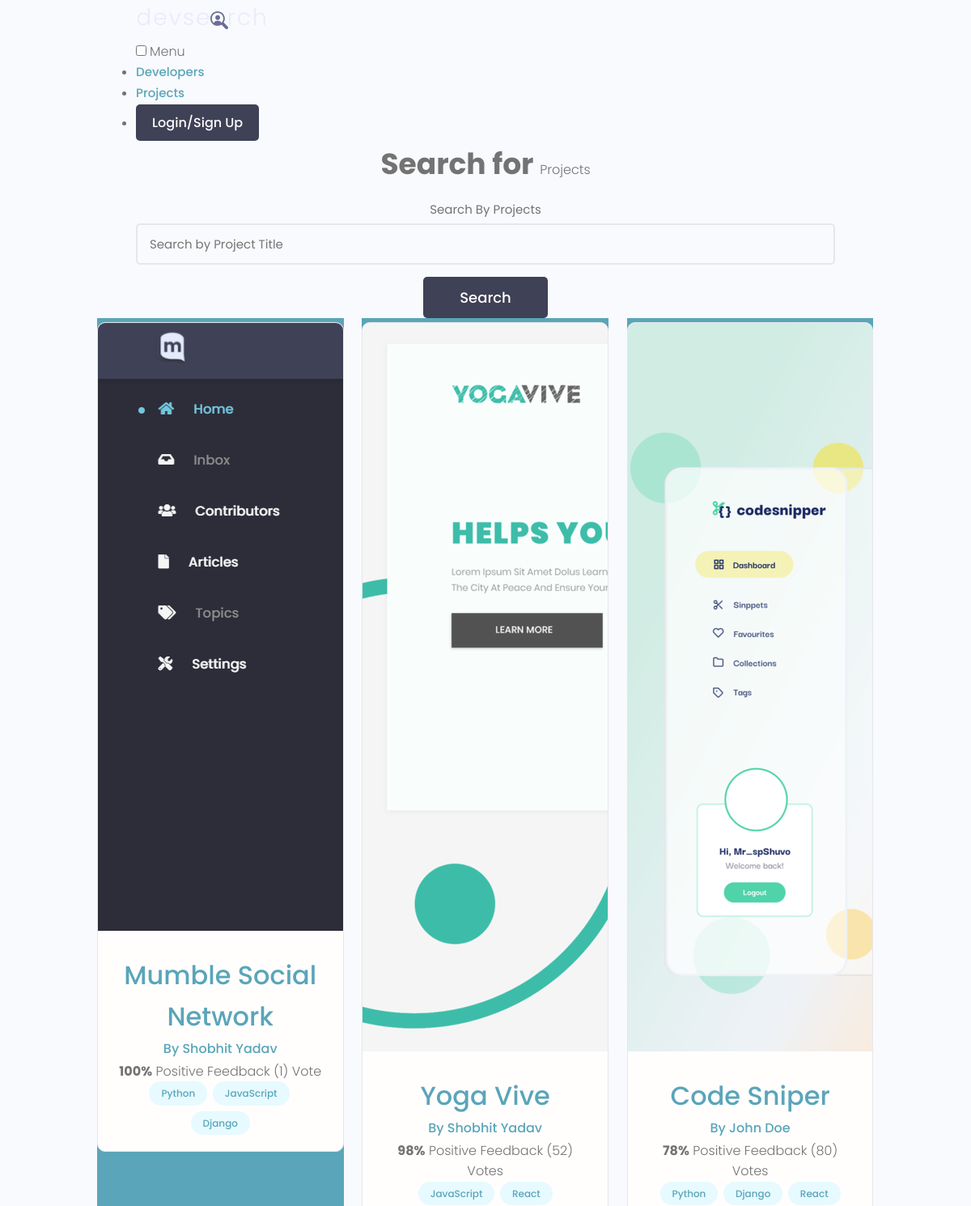
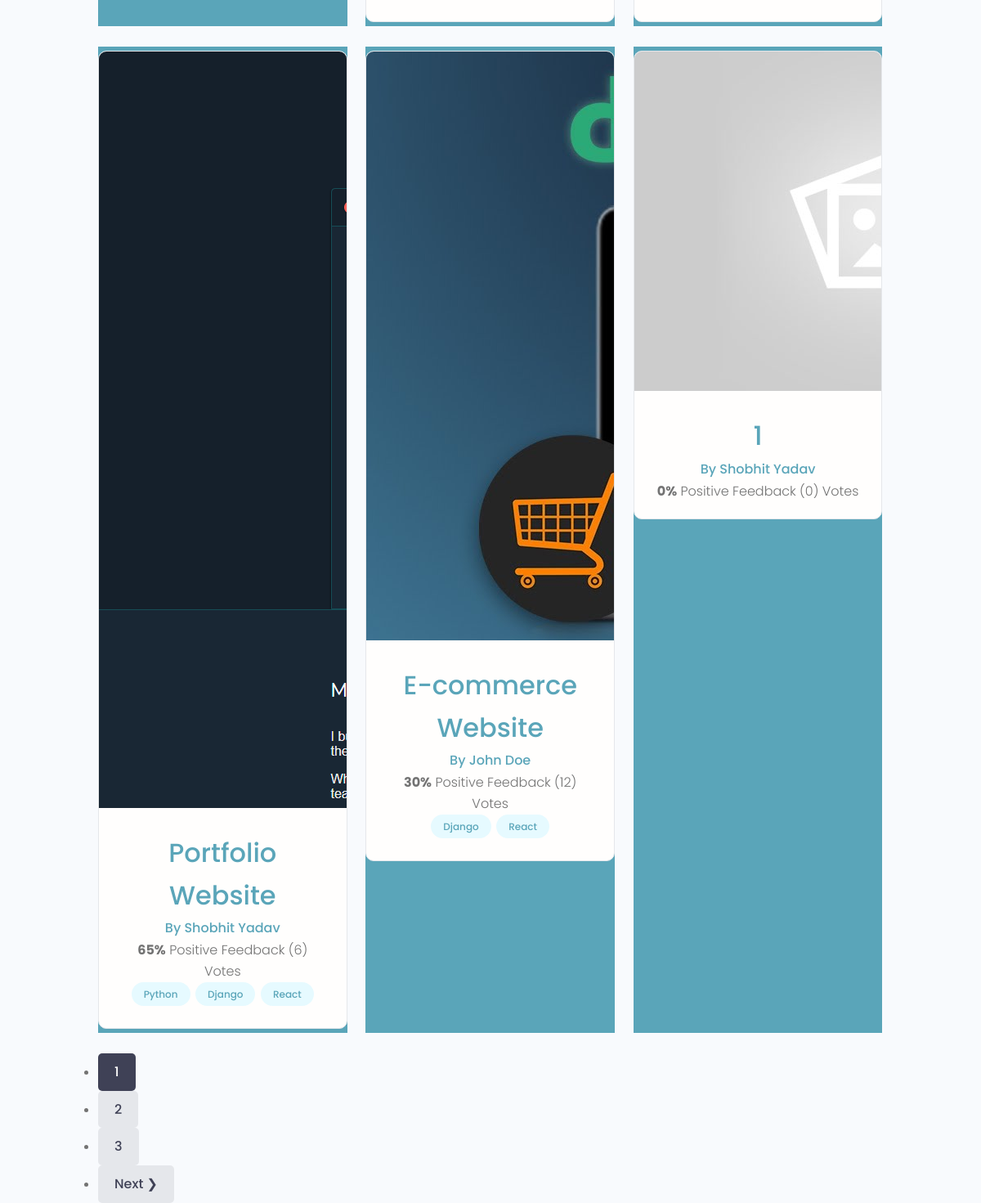
Before: /projects/ with the older database file (2 pictures, top to bottom).
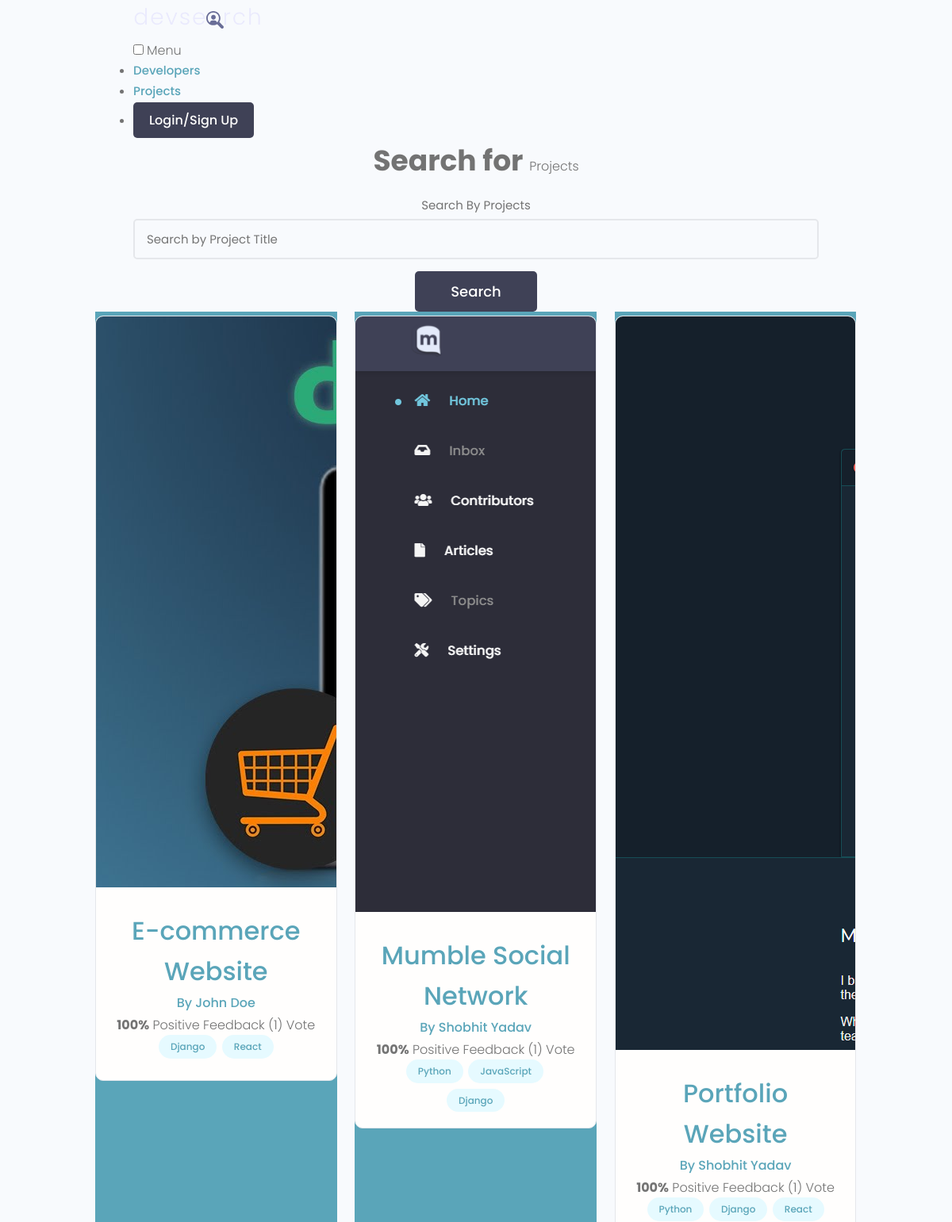
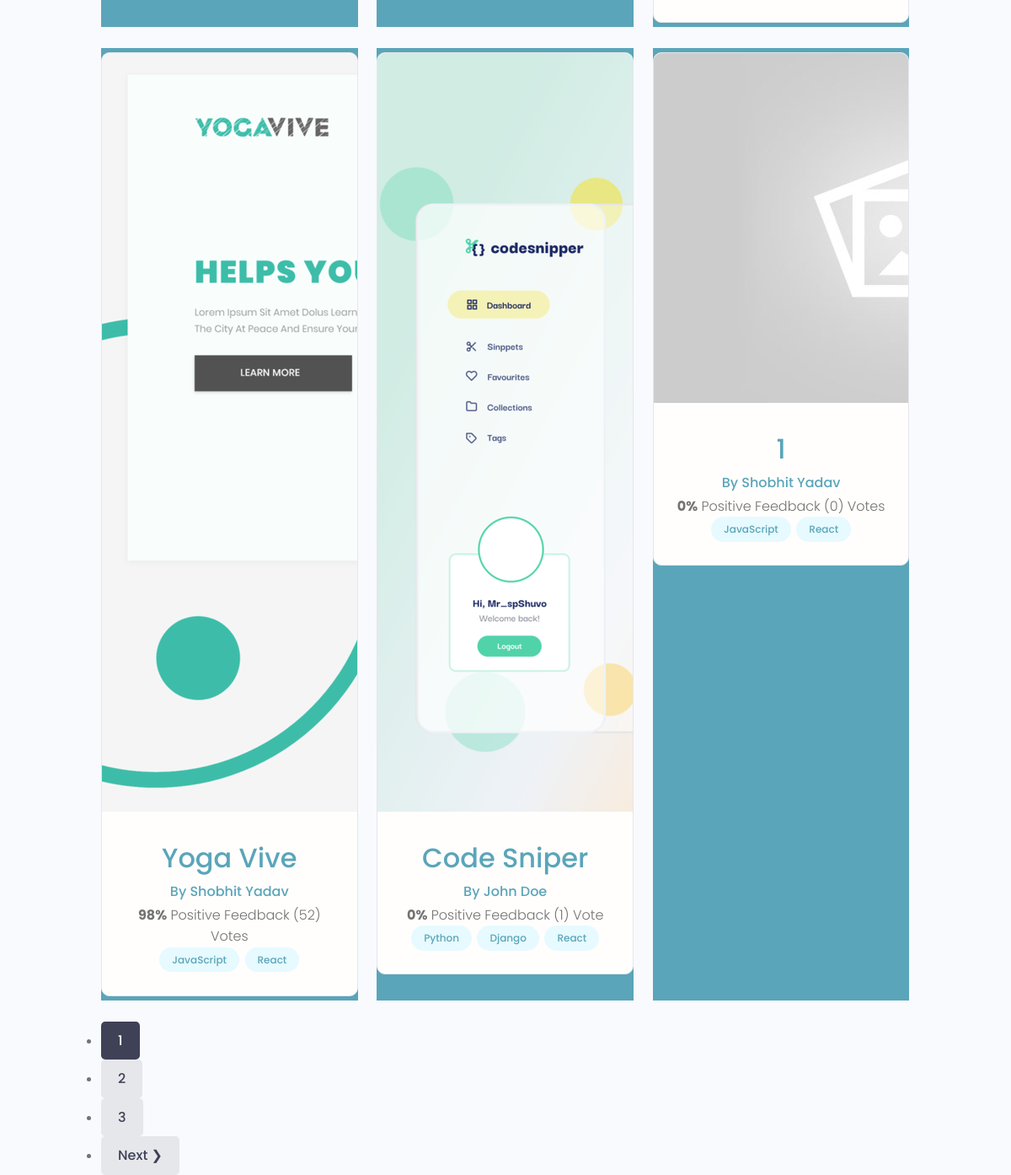
After: the same page with the newer database file (2 pictures, top to bottom).
### projects/models.py (models this page shows, shortened)
class Project(models.Model):
    owner=models.ForeignKey(Profile, null=True, blank=True, on_delete=models.SET_NULL)
    title=models.CharField(max_length=200)
    description=models.TextField(null=True, blank=True)
    featured_image=models.ImageField(null=True, blank=True, default="default.jpg")
    demo_link=models.CharField(max_length=2000, null=True, blank=True)
    source_link=models.CharField(max_length=2000, null=True, blank=True)
    tags=models.ManyToManyField('Tag', blank=True)
    vote_total=models.IntegerField(default=0, null=True, blank=True)
    vote_ratio=models.IntegerField(default=0, null=True, blank=True)
    created=models.DateTimeField(auto_now_add=True)
    id=models.UUIDField(default=uuid.uuid4, unique=True, primary_key=True, editable=False)
    class Meta:
        ordering=['-vote_ratio', '-vote_total', 'title']

class Tag(models.Model):
    name=models.CharField(max_length=200)
    created=models.DateTimeField(auto_now_add=True)
    id=models.UUIDField(default=uuid.uuid4, unique=True, primary_key=True, editable=False)
    def __str__(self):
        return self.name

### users/models.py (models this page shows, shortened)
class Profile(models.Model):
    user=models.OneToOneField(User, on_delete=models.CASCADE, null=True, blank=True)
    name=models.CharField(max_length=200, null=True,blank=True)
    email=models.EmailField(max_length=500, null=True,blank=True)
    username=models.CharField(max_length=200, null=True,blank=True)
    location=models.CharField(max_length=200, null=True,blank=True)
    short_intro=models.CharField(max_length=200, null=True,blank=True)
    bio=models.TextField(null=True,blank=True)
    profile_image=models.ImageField(null=True,blank=True,upload_to='profiles/',default='profiles/user-default.png')
    social_github=models.CharField(max_length=200, null=True,blank=True)
    social_twitter=models.CharField(max_length=200, null=True,blank=True)
    social_linkedin=models.CharField(max_length=200, null=True,blank=True)
    social_youtube=models.CharField(max_length=200, null=True,blank=True)
    social_website=models.CharField(max_length=200, null=True,blank=True)
    created=models.DateTimeField(auto_now_add=True)
    id=models.UUIDField(default=uuid.uuid4, unique=True, primary_key=True, editable=False)

### projects/views.py (the view)
# urls.py: path('projects/', include('projects.urls')),
def projects(request):
    projects, search_query=searchProjects(request)
    custom_range, projects=paginateProjects(request, projects, 6)
    context={'projects':projects, 'search_query':search_query, 'custom_range':custom_range}
    return render(request, 'projects/projects.html', context)

### projects/utils.py (called while the page is built)
def paginateProjects(request, projects, results):
    page=request.GET.get('page')
    paginator=Paginator(projects, results)
    try:
        projects=paginator.page(page)
    except PageNotAnInteger:
        page=1
        projects=paginator.page(page)
    except EmptyPage:
        page=paginator.num_pages
        projects=paginator.page(page)
    leftIndex=(int(page) - 4)
    if leftIndex<1:
        leftIndex=1
    rightIndex=(int(page) + 5)
    if rightIndex>paginator.num_pages:
        rightIndex=paginator.num_pages + 1
    custom_range=range(leftIndex,rightIndex)
    return custom_range, projects

def searchProjects(request):
    search_query=''
    if request.GET.get('search_query'):
        search_query=request.GET.get('search_query')
    tags=Tag.objects.filter(name__icontains=search_query)
    projects=Project.objects.distinct().filter(
        Q(title__icontains=search_query) |
        Q(description__icontains=search_query) |
        Q(owner__name__icontains=search_query) |
        Q(tags__in=tags)
    )
    return projects, search_query

### projects/templates/projects/projects.html
{% extends 'main.html' %}
{% block content %}
<main class="projects">
    <section class="hero-section text-center">
      <div class="container container--narrow">
        <div class="hero-section__box">
          <h2>Search for <span>Projects</span></h2>
        </div>
        <div class="hero-section__search">
          <form id="searchForm" class="form" action="{% url 'projects' %}" method="get">
            <div class="form__field">
              <label for="formInput#search">Search By Projects </label>
              <input class="input input--text" id="formInput#search" type="text" name="search_query" value="{{search_query}}"
                placeholder="Search by Project Title" />
            </div>
            <input class="btn btn--sub btn--lg" type="submit" value="Search" />
          </form>
        </div>
      </div>
    </section>
    <section class="projectsList">
      <div class="container">
        <div class="grid grid--three">
        {% for project in projects %}
          <div class="column">
            <div class="card project">
              <a href="{% url 'project' project.id %}" class="project">
                <img class="project__thumbnail" src="{{project.featured_image.url}}" alt="project thumbnail" />
                <div class="card__body">
                  <h3 class="project__title">{{project.title}}</h3>
                  <p><a class="project__author" href="{% url 'user-profile' project.owner.id %}">By {{project.owner.name}}</a></p>
                  <p class="project--rating">
                    <span style="font-weight: bold;">{{project.vote_ratio}}%</span> Positive
                    Feedback ({{project.vote_total}}) Vote{{project.vote_total|pluralize:"s"}}
                  </p>
                  <div class="project__tags">
                    {% for tag in project.tags.all %}
                    <span class="tag tag--pill tag--main">
                      <small>{{tag}}</small>
                    </span>
                    {% endfor %}
                  </div>
                </div>
              </a>
            </div>
          </div>
        {% endfor %}
        </div>
      </div>
    </section>
    {% include 'pagination.html' with queryset=projects custom_range=custom_range %}
  </main>
{% endblock content %}

Changed rows visible on the page:
changed Project "E-commerce Website": vote_ratio "30" → "100"; vote_total "12" → "1"; moves up the list
changed Project "Portfolio Website": vote_ratio "65" → "100"; vote_total "6" → "1"; moves up the list
changed Project "Code Sniper": vote_ratio "78" → "0"; vote_total "80" → "1"
changed Project (number 6 of 6 on the later page): gains Tag (name "JavaScript"); gains Tag (name "React")
